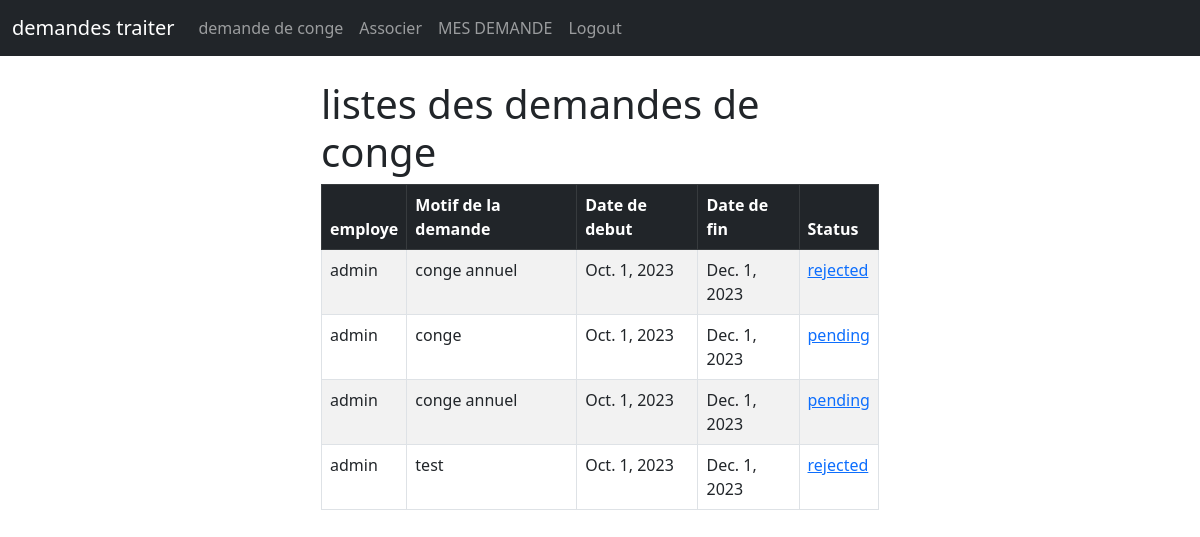
The app's page /liste_demandes_conge/ (signed in), older data.
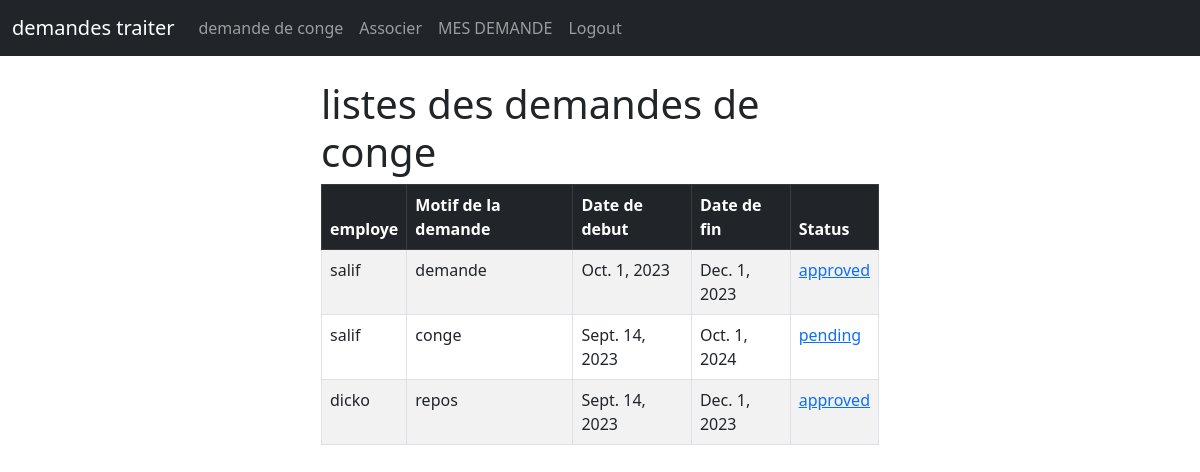
The same page, newer data.
### conge/models.py (models this page shows)
class CongeRequest(models.Model):
    user = models.ForeignKey(User, on_delete=models.CASCADE)
    motif = models.CharField(max_length=200)
    date_depart = models.DateField()
    date_arrivee = models.DateField()
    status = models.CharField(max_length=20, choices=[('pending', 'En attente'), ('approved', 'Approuvé'), ('rejected', 'Rejeté')], default='pending')

### conge/views.py (the view)
# urls.py: path('liste_demandes_conge/', views.liste_demandes_conge, name='liste_demandes_conge'),
@login_required
def liste_demandes_conge(request):
    if request.user.userprofile.statut == 'chef':
        employes = UserProfile.objects.filter(chef=request.user)
        congerequests = CongeRequest.objects.filter(user__in=[emp.user for emp in employes])
    else:
        congerequests = CongeRequest.objects.filter(user=request.user)
    return render(request, 'liste_demandes_conge.html', {'congerequests': congerequests})

### conge/templates/liste_demandes_conge.html (shortened to what this page needs)
{% extends 'base.html'%}
{% block content%}
<div class="col-md-6 offset-md-3">
{% if user.is_authenticated %}
<h1>listes des demandes de conge</h1>
<table class="table table-striped table-hover table-bordered">
  <thead class="table-dark">
    <tr>
      <th scope="col">employe</th>
      <th scope="col">Motif de la demande</th>
      <th scope="col">Date de debut</th>
      <th scope="col">Date de fin</th>
      <th scope="col">Status</th>
    </tr>
  </thead>
  <tbody>
    {% if congerequests %}
      {% for congerequest in congerequests %}
      <tr>
        <td>{{ congerequest.user}}</td>
        <td>{{ congerequest.motif }}</td>
        <td>{{ congerequest.date_depart }}</td>
        <td> {{ congerequest.date_arrivee }}</td>
        <td><a href="{% url 'valider_demande' congerequest.id %}">{{ congerequest.status }}</a></td>
    </tr>
      {% endfor %}
    {% endif %}
  </tbody>
</table>
{% endif %}
{% endblock %}

Row changes from the older to the newer data that the page shows:
no longer on this page (row unchanged): CongeRequest: user "admin", motif "conge annuel", date_depart "Oct. 1, 2023", date_arrivee "Dec. 1, 2023", status "rejected"
no longer on this page (row unchanged): CongeRequest: user "admin", motif "conge", date_depart "Oct. 1, 2023", date_arrivee "Dec. 1, 2023", status "pending"
no longer on this page (row unchanged): CongeRequest: user "admin", motif "conge annuel", date_depart "Oct. 1, 2023", date_arrivee "Dec. 1, 2023", status "pending"
no longer on this page (row unchanged): CongeRequest: user "admin", motif "test", date_depart "Oct. 1, 2023", date_arrivee "Dec. 1, 2023", status "rejected"
added CongeRequest: user "salif", motif "demande", date_depart "Oct. 1, 2023", date_arrivee "Dec. 1, 2023", status "approved"
added CongeRequest: user "salif", motif "conge", date_depart "Sept. 14, 2023", date_arrivee "Oct. 1, 2024", status "pending"
added CongeRequest: user "dicko", motif "repos", date_depart "Sept. 14, 2023", date_arrivee "Dec. 1, 2023", status "approved"
